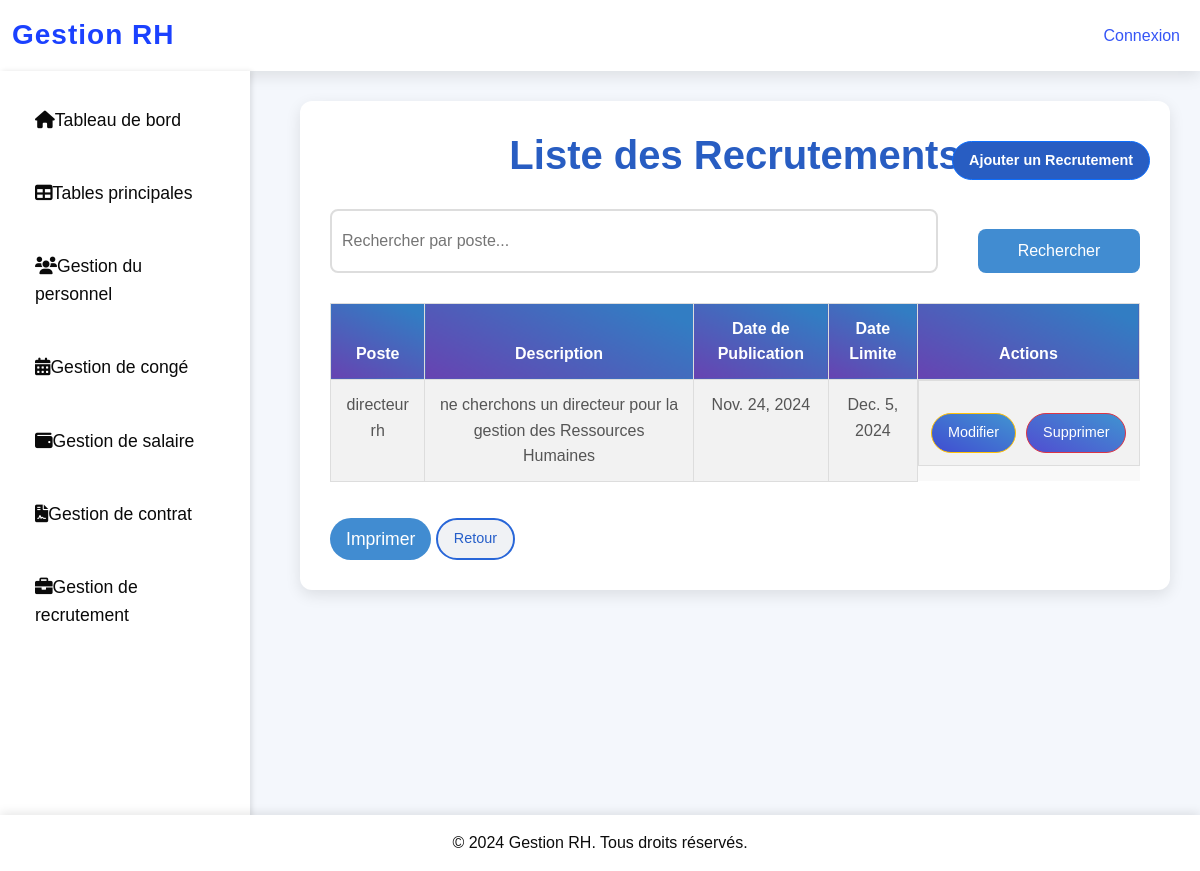
The app's page /gestion/recrutements/, older data.
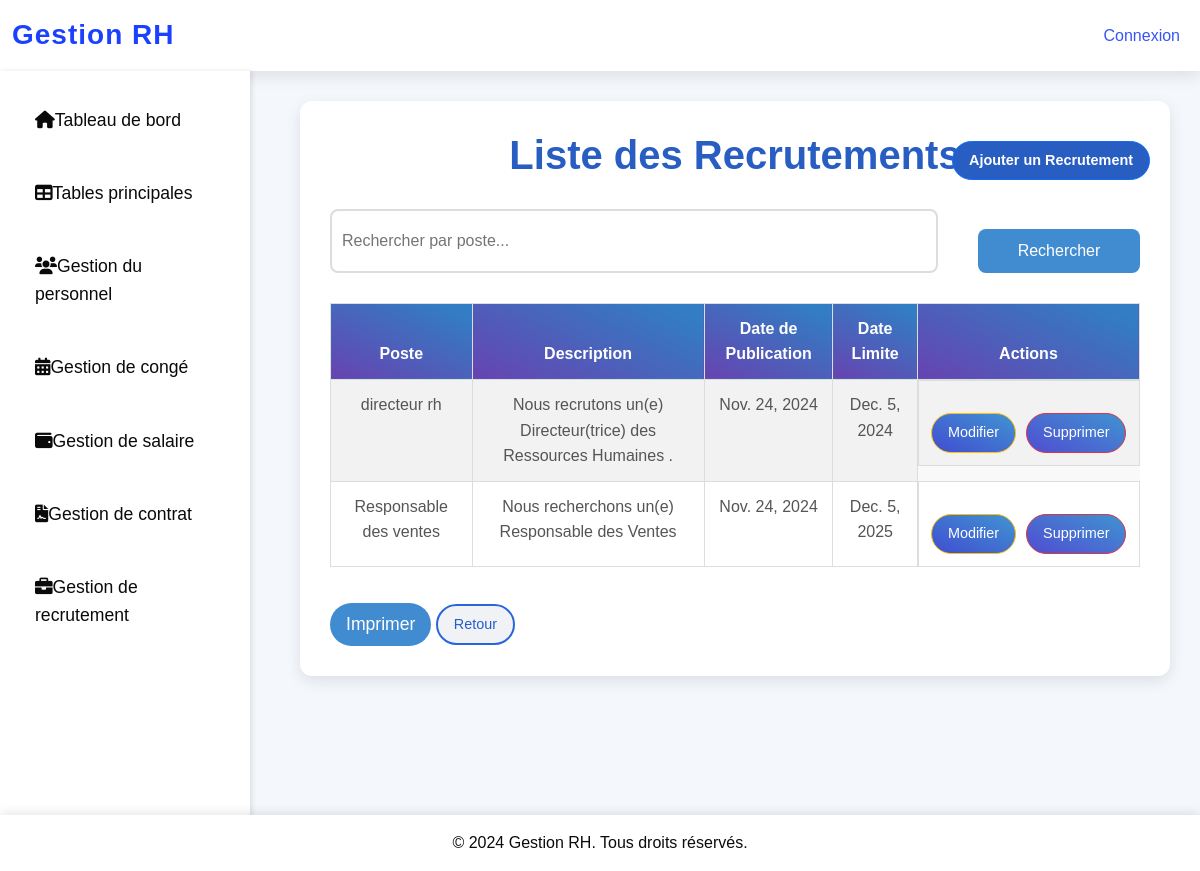
The same page, newer data.
### gestion/models.py (models this page shows, shortened)
class Recrutement(models.Model):
    poste = models.CharField(max_length=100)
    description = models.TextField()
    date_publication = models.DateField()
    date_limite = models.DateField()

### gestion/views.py (the view)
# urls.py: path('recrutements/', views.gestion_recrutements, name='gestion_recrutements'),
def gestion_recrutements(request):
    search_query = request.GET.get('search', '')
    recrutements = Recrutement.objects.filter(poste__icontains=search_query) if search_query else Recrutement.objects.all()
    return render(request, 'gestion_recrutements/recrutement_list.html', {'recrutements': recrutements})

### gestion/templates/gestion_recrutements/recrutement_list.html (shortened to what this page needs)
{% extends 'base.html' %}
{% block content %}
<div class="container">
    <h2>Liste des Recrutements</h2>
    <a href="{% url 'ajouter_recrutement' %}" class="btn btn-primary btn-ajouter-recrutement">Ajouter un Recrutement</a>
    <form method="get" class="search-form">
        <input type="text" name="search" placeholder="Rechercher par poste..." value="{{ request.GET.search }}">
        <button type="submit" class="btn btn-secondary">Rechercher</button>
    </form>
    <table class="table table-striped">
        <thead>
            <tr>
                <th>Poste</th>
                <th>Description</th>
                <th>Date de Publication</th>
                <th>Date Limite</th>
                <th>Actions</th>
            </tr>
        </thead>
        <tbody>
            {% for recrutement in recrutements %}
            <tr>
                <td>{{ recrutement.poste }}</td>
                <td>{{ recrutement.description }}</td>
                <td>{{ recrutement.date_publication }}</td>
                <td>{{ recrutement.date_limite }}</td>
                <td>
                    <a href="{% url 'modifier_recrutement' recrutement.id %}" class="btn btn-warning">Modifier</a>
                    <a href="{% url 'supprimer_recrutement' recrutement.id %}" class="btn btn-danger">Supprimer</a>
                </td>
            </tr>
            {% empty %}
            <tr>
                <td colspan="5">Aucun recrutement trouvé.</td>
            </tr>
            {% endfor %}
        </tbody>
    </table>
    <button onclick="window.print()" class="btn btn-info">Imprimer</button>
    <a href="{% url 'gestion_tables' %}" class="btn btn-secondary">Retour</a>
</div>
{% endblock %}

Row changes from the older to the newer data that the page shows:
changed Recrutement "directeur rh": description "ne cherchons un directeur pour la gestion des Ressources Humaines" → "Nous recrutons un(e) Directeur(trice) des Ressources Humaines ."
added Recrutement: poste "Responsable des ventes", description "Nous recherchons un(e) Responsable des Ventes", date_publication "Nov. 24, 2024", date_limite "Dec. 5, 2025"
